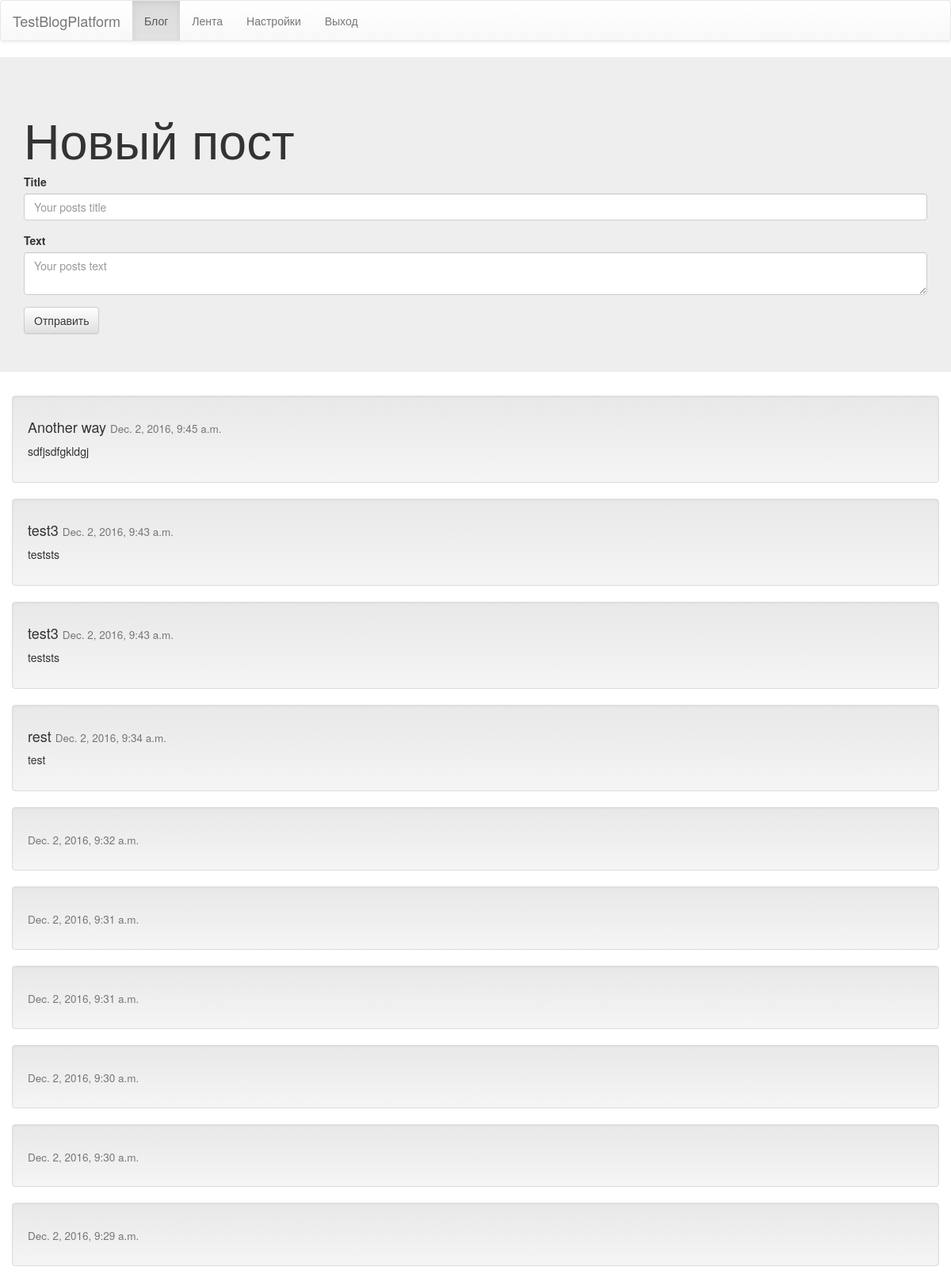
/blog/ (signed in), run on an earlier commit of the app's database.
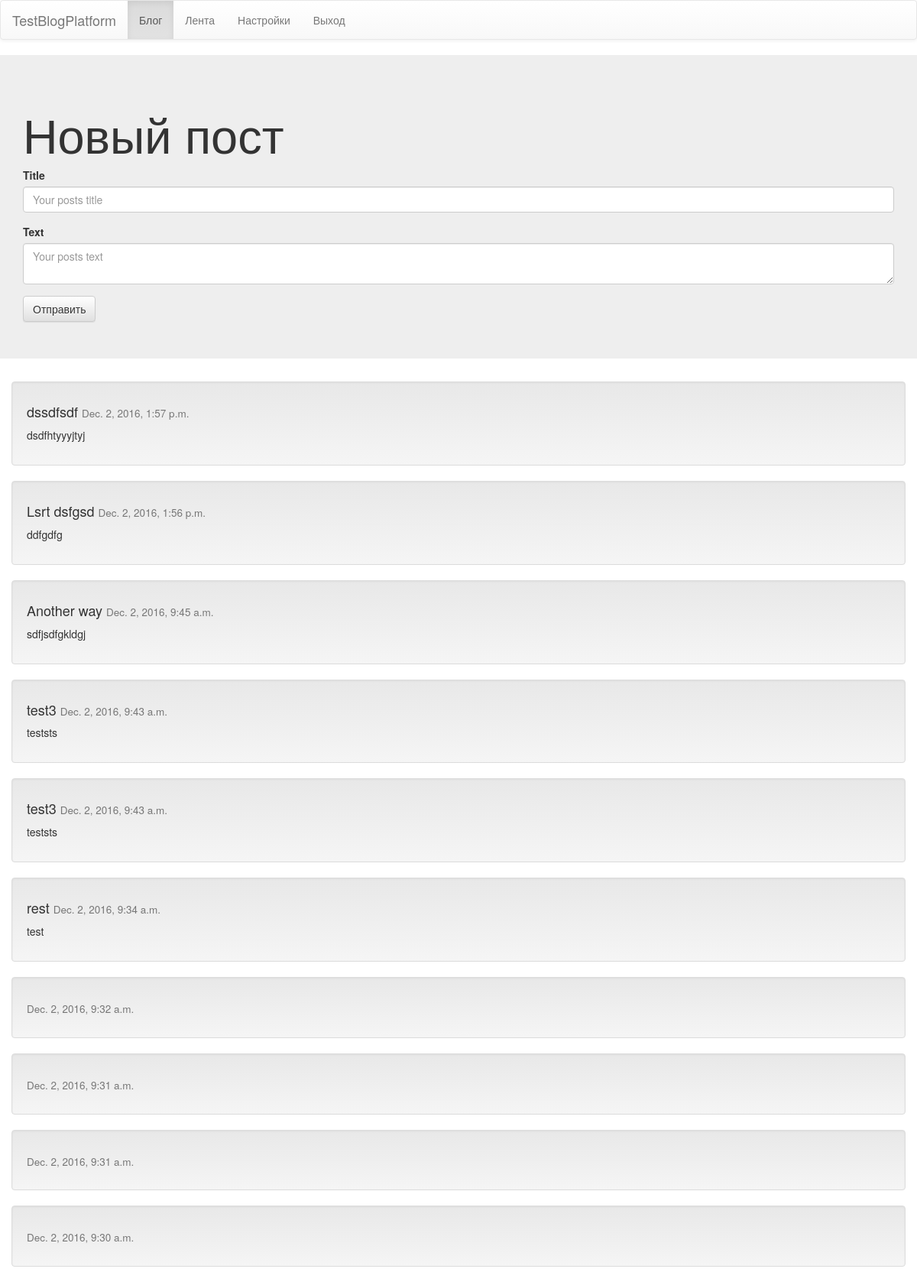
And on a later commit of the database.
### testblogapp/models.py (models this page shows)
class Post(models.Model):
    title = models.CharField(max_length=50)
    text = models.TextField()
    author = models.ForeignKey(User)
    append_time = models.DateTimeField(auto_now=True, editable=False)

### testblogapp/views.py (the view, shortened to what this page needs)
# urls.py: 2. Add a URL to urlpatterns:  url(r'^blog/', include('blog.urls'))
@login_required(login_url="./../login")
def blog(request):
    posts = Post.objects.filter(author=request.user).order_by("-append_time")[:10]
    if request.method=="GET":
        return render(request, "testblogapp/blog.html", {"posts":posts})

### templates/testblogapp/blog.html (shortened to what this page needs)
{% extends "testblogapp/template.html" %}
{% block content %}
<div class="jumbotron">
    <div class="container">
        <h1>Новый пост</h1>
        <form action="./../blog/" method="POST">
            <div class="form-group">
                <label for="title">Title</label>
                <input type="text" class="form-control" name="title" placeholder="Your posts title">
            </div>
            <div class="form-group">
                <label for="body">Text</label>
                <textarea class="form-control" name="body" placeholder="Your posts text"></textarea>
            </div>
            <button type="submit" class="btn btn-default" value="Send">Отправить</button>
        </form>
    </div>
</div>
<div class="container">
    {% for post in posts %}
        <div class="row">
            <div class="well">
                <h4>{{post.title}} <small>{{post.append_time}}</small></h4>
                <p class="text-justify">
                    {{post.text}}
                </p>
            </div>
        </div>
    {% endfor %}
</div>
{% endblock %}

What changed in the data, as far as the page shows it:
no longer on this page (row unchanged): Post: append_time "Dec. 2, 2016, 9:30 a.m."
no longer on this page (row unchanged): Post: append_time "Dec. 2, 2016, 9:29 a.m."
added Post: title "dssdfsdf", append_time "Dec. 2, 2016, 1:57 p.m.", text "dsdfhtyyyjtyj"
added Post: title "Lsrt dsfgsd", append_time "Dec. 2, 2016, 1:56 p.m.", text "ddfgdfg"
